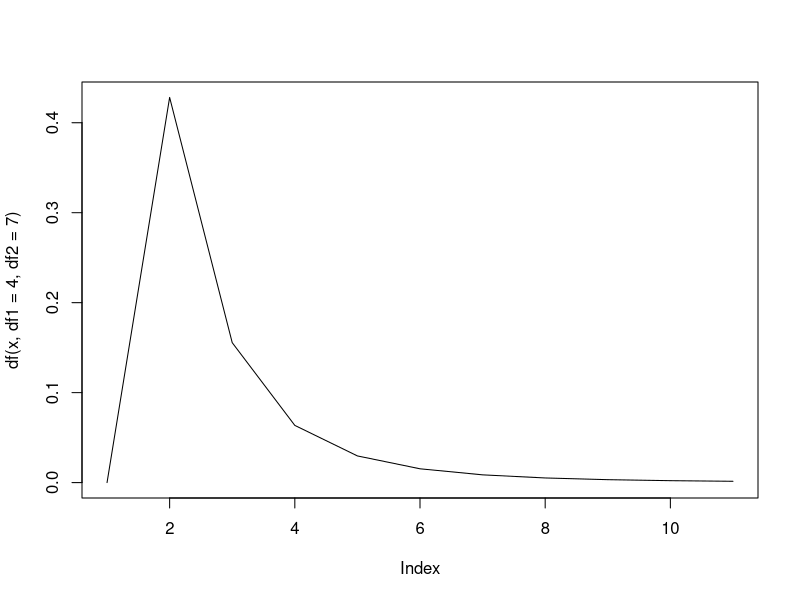
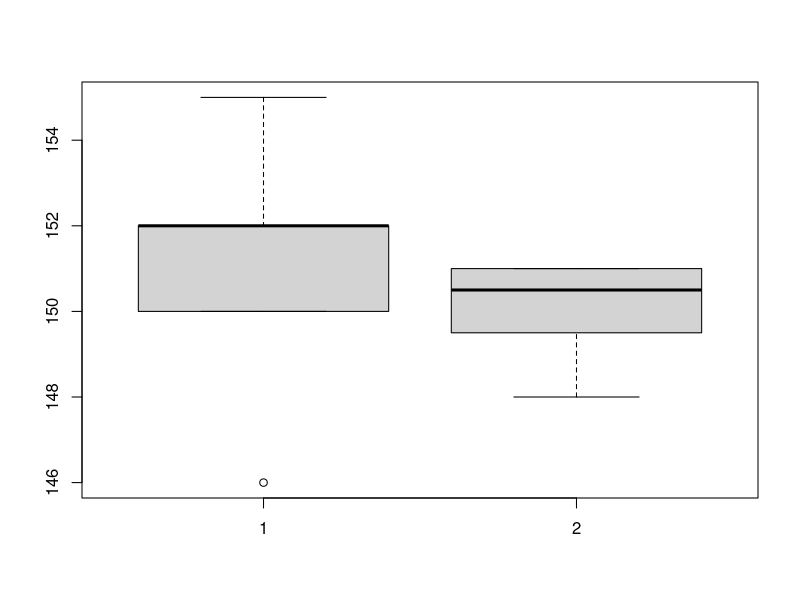

The R script that drew these images, in order:
# F test
#We took 8 samples for machine A and 5 for machine B. Check if there is a
#significant difference between the two at 90% confidence

mca <- c(150,150,151,149,151,151,148,151)
mcb <- c(152,146,152,150,155)

sd(mca)
sd(mcb)


# Performing F test

var.test(x=mcb, y=mca, ratio = 1, conf.level = 0.90)
# P low means we reject H0. There is a significant difference

# Trying it the manual way

fcal = sd(mcb)/sd(mca)
fcal


fcritical <- qf(p =0.05, df1=4, df2 = 7, lower.tail = F)
fcritical


# Since fcritical is much greater we reject H0


#Plotting an F distribution

x<- seq(0,10)
plot(df(x, df1=4, df2 =7), type ='l')


#Visualize the plots for the question

boxplot(mcb, mca)
